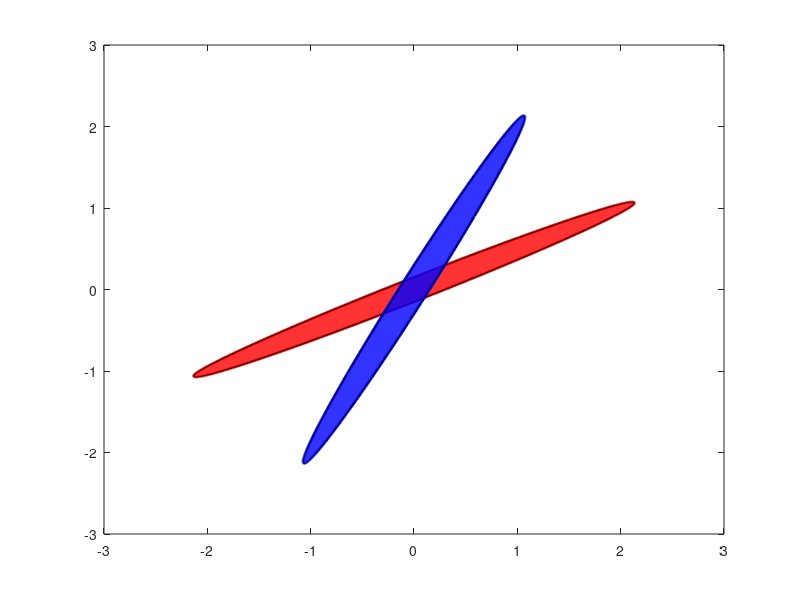

Recreate this plot in MATLAB. (Note: this script raises an error after producing the figure.)
clear all, close all, clc

A = [-.75 1; -.3 -.75];
B = [2; 1];
C = [1 2];
D = 0;

sys = ss(A,B,C,D);

Wc = gram(sys, 'c');
Wo = gram(sys, 'o');

%%
theta = 0:.01:2*pi;
xc = cos(theta);
yc = sin(theta);
CIRC = [xc; yc];

ELLIPc = sqrt(Wc)*CIRC;
ELLIPo = sqrt(Wo)*CIRC;

plot(xc, yc, 'w--','Linewidth',2)
hold on

plot(ELLIPc(1,:),ELLIPc(2,:),'r','Linewidth',2)
patch(ELLIPc(1,:),ELLIPc(2,:),'r','FaceAlpha',.8)

plot(ELLIPo(1,:),ELLIPo(2,:),'b','Linewidth',2)
patch(ELLIPo(1,:),ELLIPo(2,:),'b','FaceAlpha',.8)

set(gca,'color','k')
set(gcf,'color','k')
set(gcf,'Position',[2000 700 1000 750]);

%%
[sysb,g,Ti,T] = balreal(sys);

BWc = gram(sysb,'c')
BW0 = gram(sysb,'o')

ELLIPb = Ti*sqrt(BWc)*T*CIRC;

plot(ELLIPb(1,:),ELLIPb(2,:),'Color',[.9 0 .9],'Linewidth',2)
patch(ELLIPb(1,:),ELLIPb(2,:),'k','FaceColor',[1 0 1],'FaceAlpha',.5)
